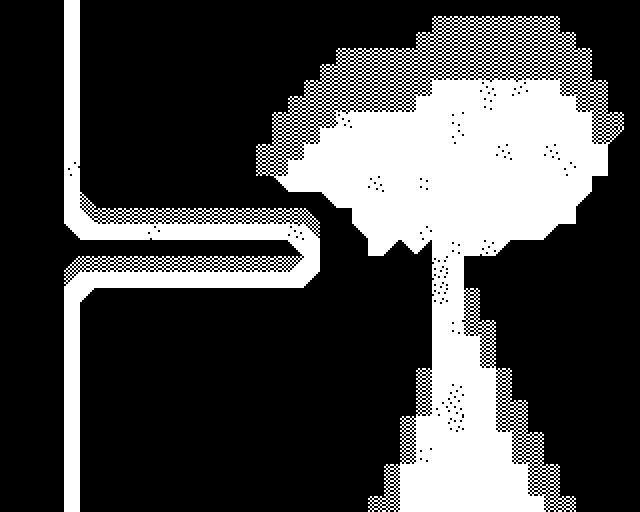

This game map was drawn from its Tiled (.tmx) file and the tilesets committed beside it. A one-line description and the full map source follow:
An orthogonal 40x32 tile map with 16x16 px tiles, 2 tile layers (background, blocked) and 3 objects (player, door, return).

<map version="1.0" tiledversion="1.1.5" orientation="orthogonal" renderorder="right-down" width="40" height="32" tilewidth="16" tileheight="16" infinite="0" nextobjectid="10">
 <tileset firstgid="1" name="map_tileset" tilewidth="16" tileheight="16" tilecount="180" columns="20">
  <image source="../images/tileset3s.png" width="320" height="144" />
 </tileset>
 <layer name="background" width="40" height="32">
  <properties>
   <property name="tileset" value="map_tileset" />
  </properties>
  <data encoding="csv">
1,1,1,1,1,1,1,1,1,1,1,1,1,1,1,1,1,1,1,1,1,1,1,1,1,1,1,1,1,1,1,1,1,1,1,1,1,1,1,1,
1,1,1,1,1,1,1,1,1,1,1,1,1,1,1,139,1,1,1,1,136,1,1,1,1,1,1,1,139,1,1,1,1,1,1,1,1,1,137,1,
1,1,1,1,1,1,1,1,1,139,1,1,1,1,1,1,1,1,1,1,1,1,1,1,1,1,137,1,1,1,1,1,1,1,1,1,1,1,1,1,
1,1,1,1,1,1,1,1,1,1,1,1,1,1,1,1,141,1,1,1,1,1,1,1,1,1,1,1,1,1,1,1,1,1,141,1,1,1,141,1,
1,1,1,1,1,1,1,1,1,1,1,1,1,1,1,1,1,1,1,1,1,1,1,1,1,1,1,1,1,1,1,1,1,1,1,1,1,1,1,1,
1,1,1,1,1,1,1,1,1,1,1,1,1,140,1,1,1,1,136,1,1,1,1,141,1,1,1,1,1,1,139,1,138,1,1,1,1,1,1,1,
1,1,1,1,1,1,138,1,1,1,1,137,1,1,1,1,1,1,1,1,1,140,1,1,1,1,1,1,1,1,140,1,1,1,1,1,1,1,137,1,
1,1,1,1,1,1,1,1,1,139,1,1,1,1,1,1,1,1,1,1,1,139,1,1,1,1,1,1,137,1,1,1,1,1,1,1,1,1,1,1,
1,1,1,1,1,1,1,1,1,1,1,1,1,1,1,1,1,1,1,140,1,1,1,1,1,1,1,1,136,1,1,1,1,1,1,1,1,1,1,1,
1,1,1,1,1,1,1,1,1,1,1,1,1,1,1,1,1,1,1,1,1,1,1,1,1,1,1,1,1,1,1,139,1,1,139,1,1,1,1,1,
1,1,1,1,136,1,1,1,137,1,1,1,1,1,138,1,1,1,1,1,1,1,1,1,1,1,1,1,1,1,1,1,1,1,1,136,1,1,1,1,
1,1,1,1,1,1,1,1,1,1,1,1,1,1,1,1,1,1,1,1,1,1,1,139,1,1,140,1,1,1,1,1,1,1,1,1,1,1,1,1,
1,1,1,1,1,1,1,139,1,1,1,1,1,1,1,1,1,1,136,1,1,1,1,1,1,1,1,1,1,1,1,1,1,1,1,1,1,1,1,1,
1,1,1,1,1,9,22,22,22,22,22,22,22,22,22,22,22,22,22,17,1,1,1,1,1,1,1,1,1,1,1,1,1,1,1,1,1,1,140,1,
1,1,1,1,1,1,1,1,1,136,1,1,1,1,1,1,1,1,139,9,1,1,1,1,1,1,136,1,1,1,1,1,1,1,1,1,141,1,136,1,
1,1,1,1,1,1,1,137,1,1,1,1,1,1,1,1,1,1,1,1,1,1,1,1,1,1,1,1,140,1,138,1,1,139,1,1,1,1,137,1,
1,1,1,1,16,22,22,22,22,22,22,22,22,22,22,22,22,22,4,1,1,1,1,1,1,1,1,1,1,1,1,1,1,1,1,1,139,141,138,1,
1,1,1,1,8,1,1,1,1,1,1,1,1,1,1,1,1,1,1,1,139,1,1,139,1,1,1,1,1,1,1,1,141,1,137,1,139,1,137,1,
1,1,1,1,1,15,1,1,1,1,139,1,1,1,1,1,138,1,1,1,1,1,1,1,1,1,1,1,1,1,1,1,1,1,1,1,138,1,136,1,
1,1,1,1,1,1,137,1,1,1,1,1,1,1,1,1,1,1,1,1,1,1,1,1,140,1,1,1,1,1,1,1,1,1,1,136,137,1,140,1,
1,1,1,1,1,1,1,1,1,1,1,1,1,1,1,1,1,1,136,1,1,1,1,1,1,1,140,1,137,1,1,1,1,1,1,1,1,1,1,1,
1,1,1,1,1,1,1,1,1,1,1,1,1,1,1,1,1,1,140,1,1,1,1,1,1,1,1,1,1,1,1,1,1,1,1,1,1,1,1,1,
1,1,1,1,1,1,1,138,1,1,1,1,1,1,1,1,1,1,1,1,1,1,1,1,1,1,1,1,1,1,1,1,1,1,1,1,1,1,1,1,
1,1,1,1,1,1,1,1,1,1,1,1,136,1,140,1,1,1,1,1,1,1,1,1,1,1,138,1,1,1,1,1,1,1,141,1,1,1,1,1,
1,1,1,1,1,1,1,1,1,1,1,1,1,1,1,1,139,1,1,1,1,136,1,1,139,1,1,1,138,1,1,1,140,1,1,1,139,1,1,1,
1,1,1,1,1,1,1,1,1,1,1,1,1,1,1,1,1,1,1,1,1,1,1,1,1,1,1,136,139,1,1,1,1,1,1,1,1,1,1,1,
1,1,1,1,1,1,139,1,1,1,1,1,1,1,1,1,1,1,1,1,1,1,1,1,1,1,1,1,141,1,1,1,1,1,1,1,1,1,1,1,
1,1,1,1,1,1,1,1,1,1,1,1,1,1,1,1,1,1,1,1,1,1,140,1,1,1,1,1,1,1,1,1,1,1,1,1,1,1,136,1,
1,1,1,1,1,1,1,1,139,1,137,1,1,1,139,1,1,1,1,1,1,1,1,1,1,1,137,1,1,1,1,1,1,1,138,1,1,1,1,1,
1,1,1,1,1,1,139,1,1,1,1,1,1,1,1,1,1,1,1,1,1,1,1,1,1,1,1,1,1,1,1,1,1,1,1,1,1,1,1,1,
1,1,1,1,1,1,1,1,138,1,1,1,136,1,1,1,1,1,1,139,1,138,1,1,1,1,1,1,1,1,1,1,1,1,1,1,1,1,1,1,
1,1,1,1,1,1,1,1,1,1,1,1,1,1,1,1,1,1,1,1,1,1,1,1,1,1,1,1,1,1,1,1,1,1,1,1,1,1,1,1
</data>
 </layer>
 <layer name="blocked" width="40" height="32">
  <properties>
   <property name="collision" type="bool" value="true" />
   <property name="tileset" value="map_tileset" />
  </properties>
  <data encoding="csv">
2,2,2,2,0,2,2,2,2,2,2,2,2,2,2,2,2,2,2,2,2,2,2,2,2,2,2,2,2,2,2,2,2,2,2,2,2,2,2,2,
2,2,2,2,0,2,2,2,2,2,2,2,2,2,2,2,2,2,2,2,2,2,2,2,2,2,2,22,22,22,22,22,22,22,22,2,2,2,2,2,
2,2,2,2,0,2,2,2,2,2,2,2,2,2,2,2,2,2,2,2,2,2,2,2,2,2,22,22,22,22,22,22,22,22,22,22,2,2,2,2,
2,2,2,2,0,2,2,2,2,2,2,2,2,2,2,2,2,2,2,2,2,22,22,22,22,22,22,22,22,22,22,22,22,22,22,22,22,2,2,2,
2,2,2,2,0,2,2,2,2,2,2,2,2,2,2,2,2,2,2,2,22,22,22,22,22,22,22,22,22,22,22,22,22,22,22,22,22,2,2,2,
2,2,2,2,0,2,2,2,2,2,2,2,2,2,2,2,2,2,2,22,22,22,22,22,22,22,22,0,0,0,0,0,0,0,0,22,22,22,2,2,
2,2,2,2,0,2,2,2,2,2,2,2,2,2,2,2,2,2,22,22,22,22,22,22,22,22,0,0,0,0,0,0,0,0,0,0,22,22,2,2,
2,2,2,2,0,2,2,2,2,2,2,2,2,2,2,2,2,22,22,22,22,0,0,0,0,0,0,0,0,0,0,0,0,0,0,0,0,22,22,2,
2,2,2,2,0,2,2,2,2,2,2,2,2,2,2,2,2,22,22,22,0,0,0,0,0,0,0,0,0,0,0,0,0,0,0,0,0,22,19,2,
2,2,2,2,0,2,2,2,2,2,2,2,2,2,2,2,22,22,22,0,0,0,0,0,0,0,0,0,0,0,0,0,0,0,0,0,0,0,2,2,
2,2,2,2,0,2,2,2,2,2,2,2,2,2,2,2,22,22,0,0,0,0,0,0,0,0,0,0,0,0,0,0,0,0,0,0,0,0,2,2,
2,2,2,2,0,2,2,2,2,2,2,2,2,2,2,2,2,14,0,0,0,0,0,0,0,0,0,0,0,0,0,0,0,0,0,0,0,2,2,2,
2,2,2,2,0,17,2,2,2,2,2,2,2,2,2,2,2,2,2,2,14,0,0,0,0,0,0,0,0,0,0,0,0,0,0,0,15,2,2,2,
2,2,2,2,0,0,0,0,0,0,0,0,0,0,0,0,0,0,0,0,2,2,0,0,0,0,0,0,0,0,0,0,0,0,0,0,2,2,2,2,
2,2,2,2,14,0,0,0,0,0,0,0,0,0,0,0,0,0,0,0,2,2,14,0,0,0,0,0,0,0,0,0,0,0,15,2,2,2,2,2,
2,2,2,2,2,2,2,2,2,2,2,2,2,2,2,2,2,2,145,0,2,2,2,0,15,14,15,0,0,0,0,15,2,2,2,2,2,2,2,2,
2,2,2,2,0,0,0,0,0,0,0,0,0,0,0,0,0,0,0,0,2,2,2,2,2,2,2,141,0,2,2,2,2,2,2,2,2,2,2,2,
2,2,2,2,0,0,0,0,0,0,0,0,0,0,0,0,0,0,0,15,2,2,2,2,2,2,2,141,0,2,2,2,2,2,2,2,2,2,2,2,
2,2,2,2,0,15,2,2,2,2,2,2,2,2,2,2,2,2,2,2,2,2,2,2,2,2,2,141,0,22,2,2,2,2,2,2,2,2,2,2,
2,2,2,2,0,2,2,2,2,2,2,2,2,2,2,2,2,2,2,2,2,2,2,2,2,2,2,2147483649,0,22,2,2,2,2,2,2,2,2,2,2,
2,2,2,2,0,2,2,2,2,2,2,2,2,2,2,2,2,2,2,2,2,2,2,2,2,2,2,2147483649,0,22,22,2,2,2,2,2,2,2,2,2,
2,2,2,2,0,2,2,2,2,2,2,2,2,2,2,2,2,2,2,2,2,2,2,2,2,2,2,0,0,0,22,2,2,2,2,2,2,2,2,2,
2,2,2,2,0,2,2,2,2,2,2,2,2,2,2,2,2,2,2,2,2,2,2,2,2,2,2,0,0,0,22,2,2,2,2,2,2,2,2,2,
2,2,2,2,0,2,2,2,2,2,2,2,2,2,2,2,2,2,2,2,2,2,2,2,2,2,22,0,0,0,0,22,2,2,2,2,2,2,2,2,
2,2,2,2,0,2,2,2,2,2,2,2,2,2,2,2,2,2,2,2,2,2,2,2,2,2,22,0,0,0,0,22,2,2,2,2,2,2,2,2,
2,2,2,2,0,2,2,2,2,2,2,2,2,2,2,2,2,2,2,2,2,2,2,2,2,2,22,0,0,0,0,22,22,2,2,2,2,2,2,2,
2,2,2,2,0,2,2,2,2,2,2,2,2,2,2,2,2,2,2,2,2,2,2,2,2,22,0,0,0,0,0,22,22,2,2,2,2,2,2,2,
2,2,2,2,0,2,2,2,2,2,2,2,2,2,2,2,2,2,2,2,2,2,2,2,2,22,0,0,0,0,0,0,22,22,2,2,2,2,2,2,
2,2,2,2,0,2,2,2,2,2,2,2,2,2,2,2,2,2,2,2,2,2,2,2,2,22,0,0,0,0,0,0,22,22,2,2,2,2,2,2,
2,2,2,2,0,2,2,2,2,2,2,2,2,2,2,2,2,2,2,2,2,2,2,2,22,0,0,0,0,0,0,0,0,22,22,2,2,2,2,2,
2,2,2,2,0,2,2,2,2,2,2,2,2,2,2,2,2,2,2,2,2,2,2,2,22,0,0,0,0,0,0,0,0,22,22,2,2,2,2,2,
2,2,2,2,0,2,2,2,2,2,2,2,2,2,2,2,2,2,2,2,2,2,2,22,22,0,0,0,0,0,0,0,0,0,22,22,2,2,2,2
</data>
 </layer>
 <objectgroup name="objects">
  <properties>
   <property name="tileset" value="map_tileset" />
  </properties>
  <object id="1" name="player" type="player" x="64" y="16" width="16" height="16">
   <properties>
    <property name="group" value="players" />
    <property name="texture" value="player_spritesheet" />
    <property name="walking_speed" value="200" />
   </properties>
  </object>
  <object id="2" name="door" type="door" x="64" y="512" width="16" height="8">
   <properties>
    <property name="group" value="doors" />
    <property name="next_level" value="screen5" />
   </properties>
  </object>
  <object id="9" name="return" type="return" x="64" y="-8" width="16" height="8">
   <properties>
    <property name="group" value="returns" />
    <property name="previous_level" value="screen3B" />
   </properties>
  </object>
 </objectgroup>
</map>
